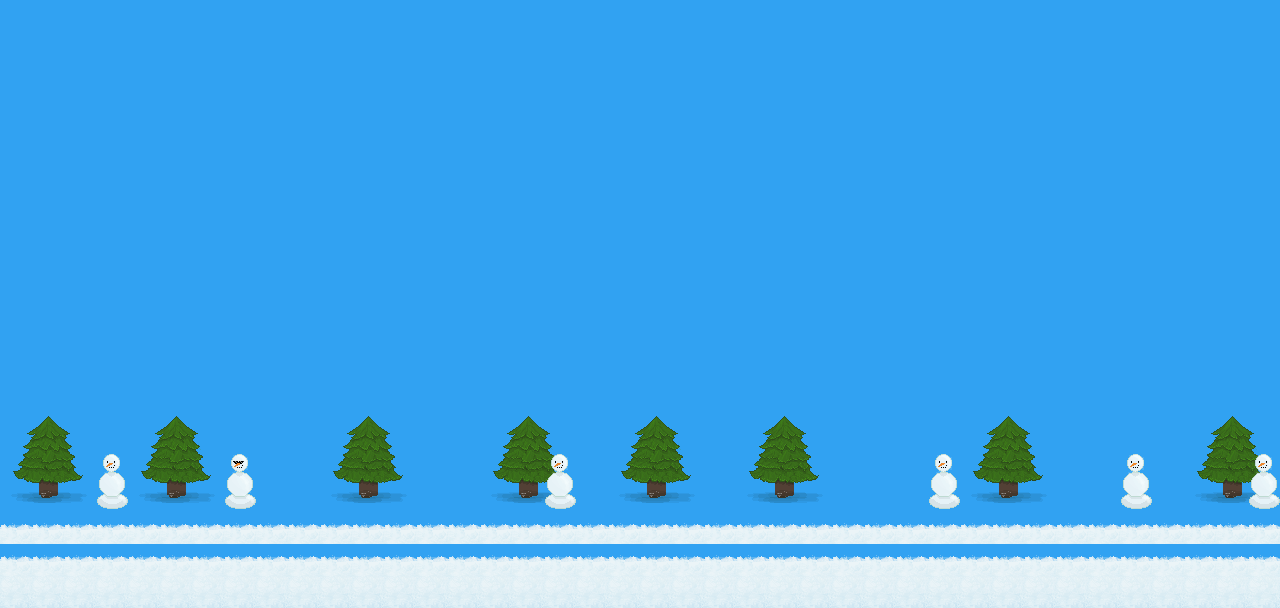

Tiled map render using the project's own tile images. Description and the map definition, with tile-layer contents summarised, below:
An orthogonal 40x19 tile map with 32x32 px tiles, 6 tile layers (fond, sapins, sol, collision, ...), 2 tilesets.

<map version="1.0" orientation="orthogonal" renderorder="right-down" width="40" height="19" tilewidth="32" tileheight="32" nextobjectid="1">
 <tileset firstgid="1" name="Terrain" tilewidth="32" tileheight="32" tilecount="32" columns="8">
  <image source="../sprites/Terrain.png" trans="ff00ff" width="256" height="128" />
 </tileset>
 <tileset firstgid="33" name="snowman" tilewidth="32" tileheight="32" tilecount="48" columns="8">
  <image source="../sprites/snowman.png" trans="ff00ff" width="256" height="192" />
 </tileset>
 <layer name="fond" width="40" height="19">
  <data>[760 cells, 760 non-empty, 1 distinct tile ids]</data>
 </layer>
 <layer name="sapins" width="40" height="19">
  <data>[760 cells, 24 non-empty, 3 distinct tile ids]</data>
 </layer>
 <layer name="sol" width="40" height="19">
  <data>[760 cells, 160 non-empty, 3 distinct tile ids]</data>
 </layer>
 <layer name="collision" width="40" height="19">
  <data>[760 cells, 80 non-empty, 1 distinct tile ids]</data>
 </layer>
 <layer name="feuilles" width="40" height="19">
  <data>[760 cells, 72 non-empty, 9 distinct tile ids]</data>
 </layer>
 <layer name="snowman" width="40" height="19">
  <data>[760 cells, 12 non-empty, 4 distinct tile ids]</data>
 </layer>
</map>